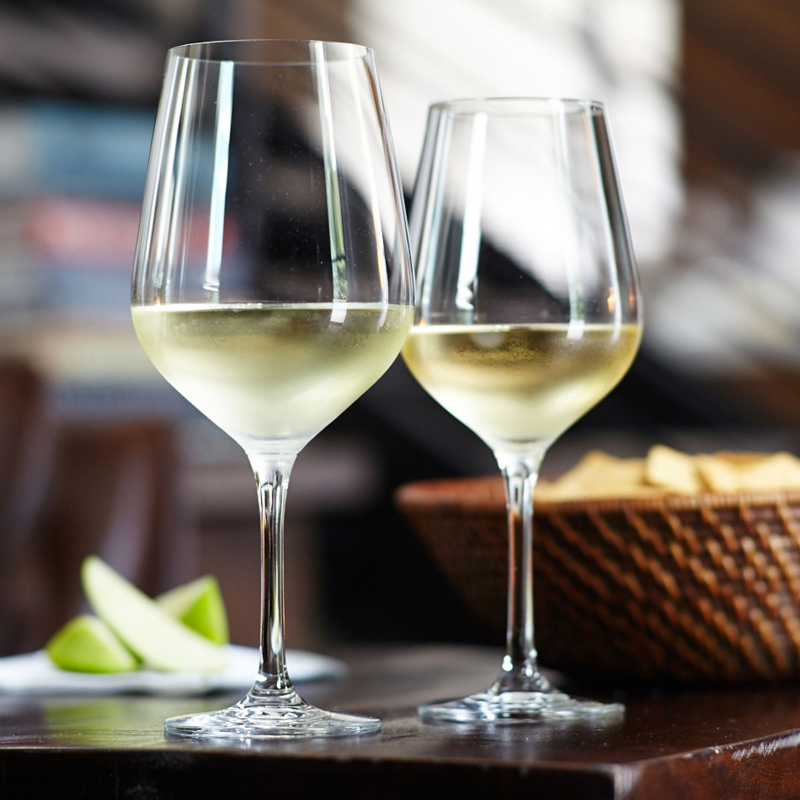
#> input picture Cognitive Services/Custom Vision/Python SDK/WHITE WINE GLASSES.jpg, 1600 x 1600 px (shown at 1/2 size)
$ jupyter execute --allow-errors 'Object Detection.ipynb'   (shell and % lines are left out)
#> lines starting #> are read from the running program, lines starting #| are printed output that depends on the picture
# Custom Vision Object Detection

[cell 1]
from azure.cognitiveservices.vision.customvision.training.training_api import TrainingApi
from azure.cognitiveservices.vision.customvision.training.models import ImageFileCreateEntry
from azure.cognitiveservices.vision.customvision.prediction import PredictionEndpoint
import matplotlib.pyplot as plt
import json
import cv2


#> (the rest of this cell did not finish here and is left out)

## Get Project References

Instantiating the `TrainingApi` and `PredictionEndpoint` classes and passing in the appropriate keys. Using the `get_projects` method to get all projects and filter to get the project we want where we detect red or white wines.

#> (a cell that did not finish here is left out)

#> (a cell that did not finish here is left out)

[cell 4]
project = None

#> (the rest of this cell did not finish here and is left out)

#> (a cell that did not finish here is left out)

#> (a cell that did not finish here is left out)

### Define Methods

Some methods that we'll be using throughout the notebook:

- `add_boxes_to_images` - Calculates the rectangles to add to the images showing where it detected the wines and adds the tag name text.
- `show_inline_img` - Converts from `opencv` image to `matplotlib` so the image can be displayed in Jupyter.
- `append_predictions` - Gets predictions that is over a specified probability threshold.

[cell 7]
def add_boxes_to_images(img, predictions):
    for pred in predictions:
        x = int(pred.bounding_box.left * img.shape[0])
        y = int(pred.bounding_box.top * img.shape[1])

        width = x + int(pred.bounding_box.width * img.shape[0])
        height = y + int(pred.bounding_box.height * img.shape[1])

        img = cv2.rectangle(img, (x, y), (width, height), (0, 0, 255), 2)

        img = cv2.putText(img, pred.tag_name, (x + 5, y + 20), cv2.FONT_HERSHEY_SIMPLEX, 0.6, (0,0,255), 1, cv2.LINE_AA, False)

def show_inline_img(img):
    inline_img = cv2.cvtColor(img, cv2.COLOR_BGR2RGB)

    plt.figure(figsize=(10, 20))
    plt.axis('off')

    plt.imshow(inline_img)

def append_predictions(result):
    predictions = []
    for prediction in result.predictions:
        if prediction.probability > 0.75:
            predictions.append(prediction)
            print(prediction.probability, prediction.tag_name)

    return predictions

## Predict with file on white wine

Uses an image on disk to call the custom vision service for prediction.

Read in the file with the "rb" mode to get the byte array of the image. Pass in the project ID, image data, and iteration ID.

#> (a cell that did not finish here is left out)

#> (a cell that did not finish here is left out)

The result comes back with a bounding box object that gives us information of where it detected the object within the image.

#> (a cell that did not finish here is left out)

Use `opencv` to read in the image and resize it.

[cell 11]
img = cv2.imread("WHITE WINE GLASSES.jpg", cv2.IMREAD_COLOR)
#> img is the input picture: shape (1600, 1600, 3); mean B, G, R 103.6, 111.2, 118.2

[cell 12]
img = cv2.resize(img, (400, 400))
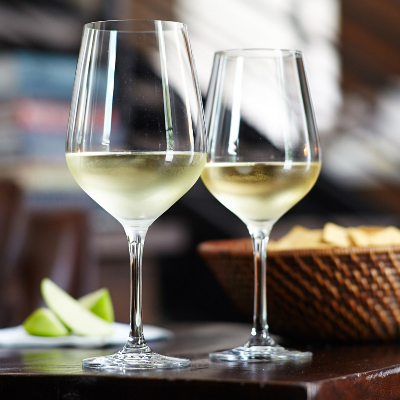
#> img: shape (400, 400, 3); mean B, G, R 103.7, 111.3, 118.3
img.shape
#> Out = (400, 400, 3)

Original image.

[cell 13]
show_inline_img(img)

Add bounding boxes and text to image and show result.

You can see that the model predicted correctly that both wines are white and where they are located on the image.

#> (a cell that did not finish here is left out)

## Predict via URL

Can also call the prediction endpoint by just using the URL of an image.

#> (a cell that did not finish here is left out)

#> (a cell that did not finish here is left out)

[cell 17]
img = cv2.imread("red-test.jpg", cv2.IMREAD_COLOR)
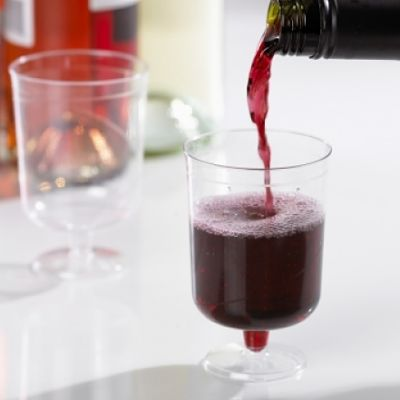
#> input picture Cognitive Services/Custom Vision/Python SDK/red-test.jpg, 400 x 400 px
#> img is the input picture: shape (400, 400, 3); mean B, G, R 181.8, 182.3, 196.5

[cell 18]
img.shape
#> Out = (400, 400, 3)

Original image.

[cell 19]
show_inline_img(img)
